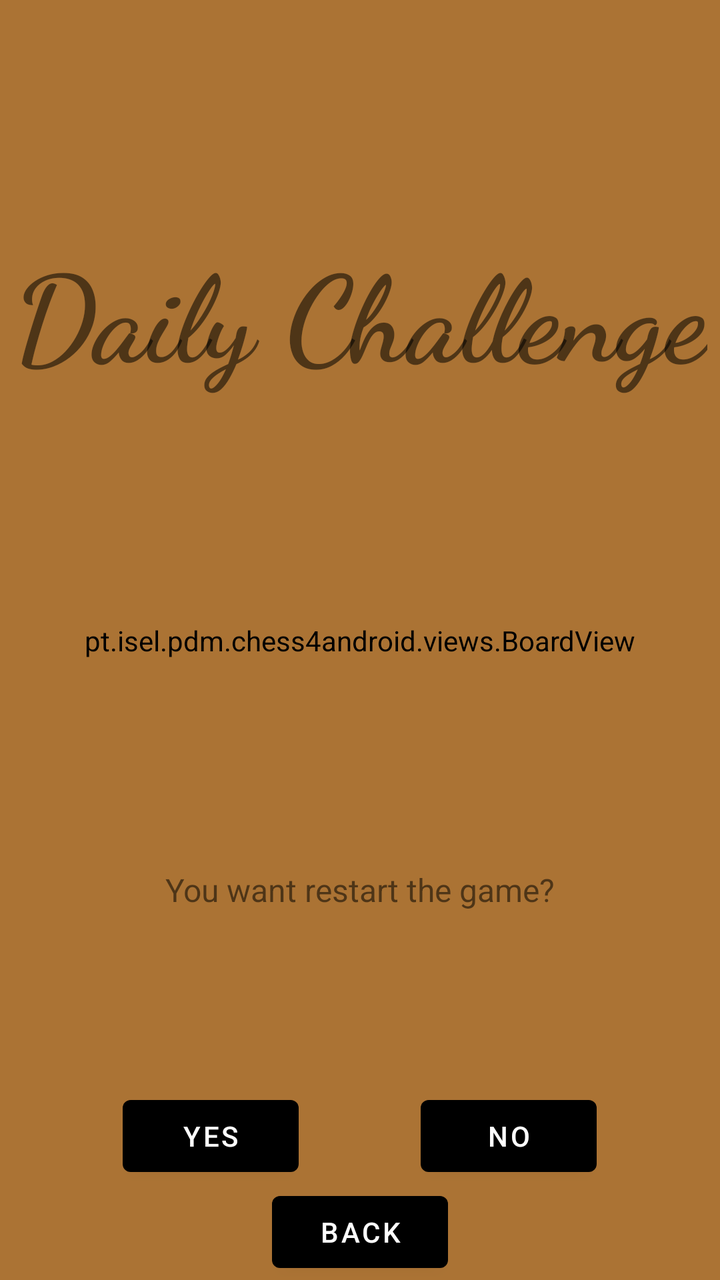
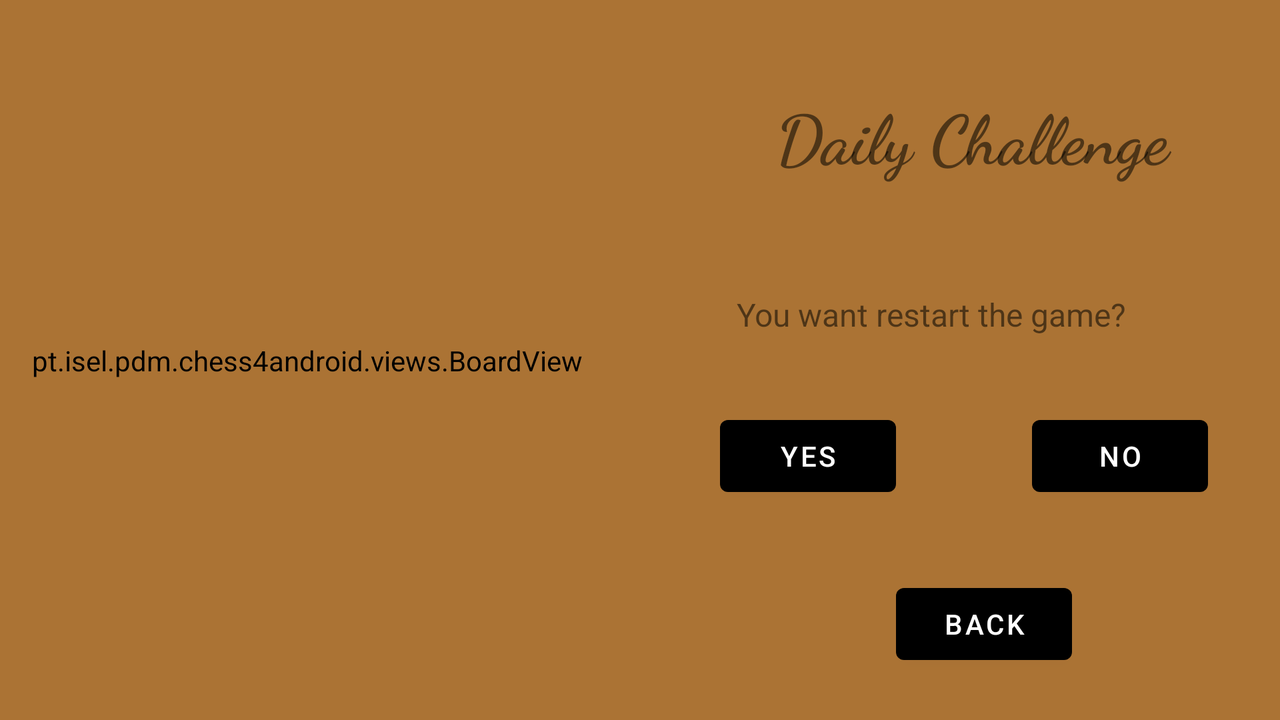

One screen, two layout resources from the same app: the default and the repository's alternative for another configuration. Each is rendered where Android would select it; the XML of both is given below.
<!-- AndroidManifest.xml: application theme Theme.Chess4Android -->
<!-- res/layout/activity_challenge.xml -->
<?xml version="1.0" encoding="utf-8"?>
<androidx.constraintlayout.widget.ConstraintLayout xmlns:android="http://schemas.android.com/apk/res/android"
    xmlns:app="http://schemas.android.com/apk/res-auto"
    xmlns:tools="http://schemas.android.com/tools"
    android:layout_width="match_parent"
    android:layout_height="match_parent"
    tools:context=".history.ChallengeActivity">

    <pt.isel.pdm.chess4android.views.BoardView
        android:id="@+id/boardView"
        android:layout_width="0dp"
        android:layout_height="wrap_content"
        android:layout_marginStart="16dp"
        android:layout_marginEnd="16dp"
        app:layout_constraintBottom_toBottomOf="parent"
        app:layout_constraintEnd_toEndOf="parent"
        app:layout_constraintStart_toStartOf="parent"
        app:layout_constraintTop_toTopOf="parent">

    </pt.isel.pdm.chess4android.views.BoardView>

    <TextView
        android:id="@+id/textView_daily_challenge_title"
        android:layout_width="wrap_content"
        android:layout_height="wrap_content"
        android:fontFamily="cursive"
        android:text="@string/daily_challenge_text"
        android:textSize="60sp"
        android:textStyle="bold"
        app:layout_constraintBottom_toTopOf="@+id/boardView"
        app:layout_constraintEnd_toEndOf="parent"
        app:layout_constraintStart_toStartOf="parent"
        app:layout_constraintTop_toTopOf="parent" />

    <Button
        android:id="@+id/button_daily_puzzle_back"
        android:layout_width="wrap_content"
        android:layout_height="wrap_content"
        android:text="@string/back"
        app:layout_constraintBottom_toBottomOf="parent"
        app:layout_constraintEnd_toEndOf="parent"
        app:layout_constraintStart_toStartOf="parent" />

    <Button
        android:id="@+id/restart_game_button"
        android:layout_width="wrap_content"
        android:layout_height="wrap_content"
        android:text="@string/yes"
        app:layout_constraintBottom_toTopOf="@+id/button_daily_puzzle_back"
        app:layout_constraintEnd_toStartOf="@+id/visualize_end_game_button"
        app:layout_constraintStart_toStartOf="parent" />

    <Button
        android:id="@+id/visualize_end_game_button"
        android:layout_width="wrap_content"
        android:layout_height="wrap_content"
        android:text="@string/no"
        app:layout_constraintBottom_toTopOf="@+id/button_daily_puzzle_back"
        app:layout_constraintEnd_toEndOf="parent"
        app:layout_constraintHorizontal_bias="0.773"
        app:layout_constraintStart_toStartOf="parent" />

    <TextView
        android:id="@+id/message"
        android:layout_width="wrap_content"
        android:layout_height="wrap_content"
        android:layout_marginTop="16dp"
        android:text="@string/restart_game"
        android:textSize="16sp"
        app:layout_constraintBottom_toTopOf="@+id/restart_game_button"
        app:layout_constraintEnd_toEndOf="parent"
        app:layout_constraintStart_toStartOf="parent"
        app:layout_constraintTop_toBottomOf="@+id/boardView" />

</androidx.constraintlayout.widget.ConstraintLayout>
<!-- resources referenced by this layout -->
<resources>
  <string name="back">Back</string>
  <string name="daily_challenge_text">Daily Challenge</string>
  <string name="no">No</string>
  <string name="restart_game">You want restart the game?</string>
  <string name="yes">Yes</string>
  <style name="Theme.Chess4Android" parent="Theme.MaterialComponents.DayNight.NoActionBar">
          
          <item name="colorPrimary">@color/black</item>
          <item name="colorPrimaryVariant">@color/purple_700</item>
          <item name="colorOnPrimary">@color/white</item>
          
          <item name="colorSecondary">@color/teal_200</item>
          <item name="colorSecondaryVariant">@color/teal_700</item>
          <item name="colorOnSecondary">@color/black</item>
          
          <item name="android:statusBarColor" tools:targetApi="l">?attr/colorPrimaryVariant</item>
          
          <item name="android:background">@color/brown_background</item>
      </style>
  <color name="black">#FF000000</color>
  <color name="purple_700">#FF3700B3</color>
  <color name="white">#FFFFFFFF</color>
  <color name="teal_200">#FF03DAC5</color>
  <color name="teal_700">#FF018786</color>
  <color name="brown_background">#AB7334</color>
</resources>
<!-- res/layout-land/activity_challenge.xml (the repository's variant of the layout above) -->
<!-- drawn on the phone turned sideways -->
<?xml version="1.0" encoding="utf-8"?>
<androidx.constraintlayout.widget.ConstraintLayout xmlns:android="http://schemas.android.com/apk/res/android"
    xmlns:app="http://schemas.android.com/apk/res-auto"
    xmlns:tools="http://schemas.android.com/tools"
    android:layout_width="match_parent"
    android:layout_height="match_parent"
    tools:context=".history.ChallengeActivity">

    <pt.isel.pdm.chess4android.views.BoardView
        android:id="@+id/boardView"
        android:layout_width="0dp"
        android:layout_height="wrap_content"
        android:layout_marginStart="16dp"
        app:layout_constraintBottom_toBottomOf="parent"
        app:layout_constraintStart_toStartOf="parent"
        app:layout_constraintTop_toTopOf="parent">

    </pt.isel.pdm.chess4android.views.BoardView>

    <TextView
        android:id="@+id/textView_daily_challenge_title"
        android:layout_width="308dp"
        android:layout_height="55dp"
        android:layout_marginTop="44dp"
        android:fontFamily="cursive"
        android:text="@string/daily_challenge_text"
        android:textAlignment="center"
        android:textSize="34sp"
        android:textStyle="bold"
        app:layout_constraintEnd_toEndOf="parent"
        app:layout_constraintTop_toTopOf="parent" />

    <Button
        android:id="@+id/button_daily_puzzle_back"
        android:layout_width="wrap_content"
        android:layout_height="wrap_content"
        android:layout_marginEnd="104dp"
        android:layout_marginBottom="24dp"
        android:text="@string/back"
        app:layout_constraintBottom_toBottomOf="parent"
        app:layout_constraintEnd_toEndOf="parent" />

    <Button
        android:id="@+id/restart_game_button"
        android:layout_width="wrap_content"
        android:layout_height="wrap_content"
        android:text="@string/yes"
        app:layout_constraintBottom_toTopOf="@+id/button_daily_puzzle_back"
        app:layout_constraintEnd_toStartOf="@+id/visualize_end_game_button"
        app:layout_constraintStart_toEndOf="@+id/boardView"
        app:layout_constraintTop_toBottomOf="@+id/message" />

    <Button
        android:id="@+id/visualize_end_game_button"
        android:layout_width="wrap_content"
        android:layout_height="wrap_content"
        android:layout_marginEnd="36dp"
        android:text="@string/no"
        app:layout_constraintBottom_toTopOf="@+id/button_daily_puzzle_back"
        app:layout_constraintEnd_toEndOf="parent"
        app:layout_constraintTop_toBottomOf="@+id/message" />

    <TextView
        android:id="@+id/message"
        android:layout_width="wrap_content"
        android:layout_height="wrap_content"
        android:text="@string/restart_game"
        android:textSize="16sp"
        app:layout_constraintBottom_toTopOf="@+id/button_daily_puzzle_back"
        app:layout_constraintEnd_toEndOf="parent"
        app:layout_constraintStart_toEndOf="@+id/boardView"
        app:layout_constraintTop_toBottomOf="@+id/textView_daily_challenge_title"
        app:layout_constraintVertical_bias="0.282" />

</androidx.constraintlayout.widget.ConstraintLayout>
